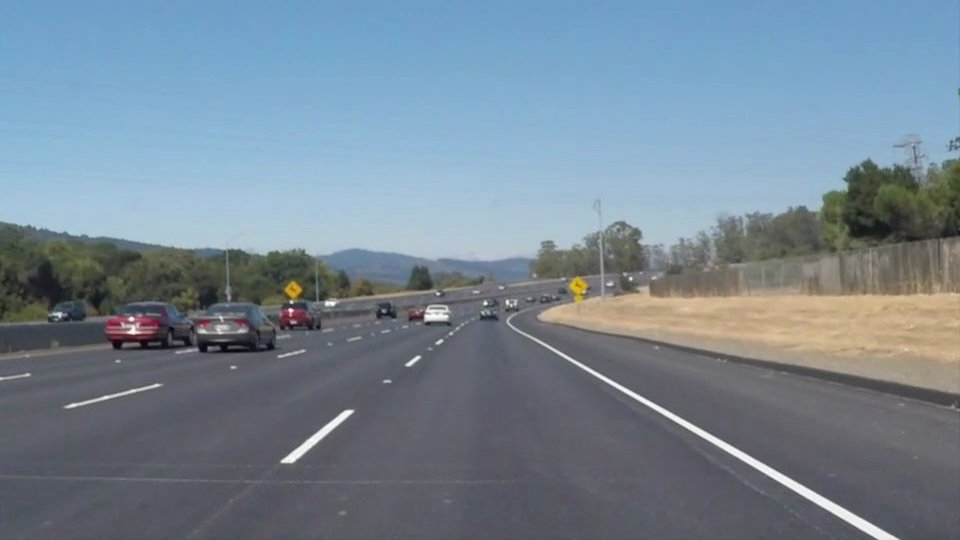
#> input picture CarND-LaneLines-P1/test_images/solidWhiteCurve.jpg, 960 x 540 px; its folder holds only this picture in this run
$ python debugP1.py
#> lines starting #> are read from the running program, lines starting #| are printed output that depends on the picture; after the words box and inside, x2 and y2 are one past the last pixel; in counts of white or black regions, pixels touching at a corner belong together
# %matplotlib inline
import matplotlib.pyplot as plt
import matplotlib.image as mpimg
import numpy as np
import cv2
import math
import os


# [7 lines left out: function grayscale, not called in this run]
    # COLOR_RGB2GRAY
    # Or use BGR2GRAY if you read an image with cv2.imread()
    # return cv2.cvtColor(img, cv2.COLOR_BGR2GRAY)


def canny(img, low_threshold, high_threshold):
    """Applies the Canny transform"""
    return cv2.Canny(img, low_threshold, high_threshold)


def gaussian_blur(img, kernel_size):
    """Applies a Gaussian Noise kernel"""
    return cv2.GaussianBlur(img, (kernel_size, kernel_size), 0)


def region_of_interest(img, vertices):
    """
    Applies an image mask.

    Only keeps the region of the image defined by the polygon
    formed from `vertices`. The rest of the image is set to black.
    `vertices` should be a numpy array of integer points.
    """
    # defining a blank mask to start with
    mask = np.zeros_like(img)

    # defining a 3 channel or 1 channel color to fill the mask with depending on the input image
    if len(img.shape) > 2:
        channel_count = img.shape[2]  # i.e. 3 or 4 depending on your image
        ignore_mask_color = (255,) * channel_count
    else:
        ignore_mask_color = 255

    # filling pixels inside the polygon defined by "vertices" with the fill color
    cv2.fillPoly(mask, vertices, ignore_mask_color)

    # returning the image only where mask pixels are nonzero
    masked_image = cv2.bitwise_and(img, mask)
    return masked_image


def draw_lines(img, lines, min_y, max_y, color=[255, 0, 0], thickness=10):
    """
    NOTE: this is the function you might want to use as a starting point once you want to
    average/extrapolate the line segments you detect to map out the full
    extent of the lane (going from the result shown in raw-lines-example.mp4
    to that shown in P1_example.mp4).

    Think about things like separating line segments by their
    slope ((y2-y1)/(x2-x1)) to decide which segments are part of the left
    line vs. the right line.  Then, you can average the position of each of
    the lines and extrapolate to the top and bottom of the lane.

    This function draws `lines` with `color` and `thickness`.
    Lines are drawn on the image inplace (mutates the image).
    If you want to make the lines semi-transparent, think about combining
    this function with the weighted_img() function below
    """
    slope_left, intercept_left, slope_right, intercept_right = avgLines(lines=lines)


    x11 = int((min_y - intercept_left)/slope_left)

    x12 = int((max_y - intercept_left) / slope_left)

    cv2.line(img, (x11, min_y), (x12, max_y), color, thickness)

    x21 = int((min_y - intercept_right) / slope_right)

    x22 = int((max_y - intercept_right) / slope_right)

    cv2.line(img, (x21, min_y), (x22, max_y), color, thickness)

    # for line in new_lines:
    #     for x1, y1, x2, y2 in line:
    #         # slope = abs((y2-y1)/(x2-x1))
    #         # if not slope < 0.05:
    #         cv2.line(img, (x1, y1), (x2, y2), color, thickness)


def hough_lines(img, rho, theta, threshold, min_line_len, max_line_gap, min_y, max_y):
    """
    `img` should be the output of a Canny transform.

    Returns an image with hough lines drawn.
    """
    lines = cv2.HoughLinesP(img, rho, theta, threshold, np.array([]), minLineLength=min_line_len,
                            maxLineGap=max_line_gap)
    line_img = np.zeros((img.shape[0], img.shape[1], 3), dtype=np.uint8)
    draw_lines(line_img, lines, min_y=min_y, max_y=max_y)
    return line_img


# Python 3 has support for cool math symbols.

def weighted_img(img, initial_img, α=0.8, β=1., γ=0.):
    """
    `img` is the output of the hough_lines(), An image with lines drawn on it.
    Should be a blank image (all black) with lines drawn on it.

    `initial_img` should be the image before any processing.

    The result image is computed as follows:

    initial_img * α + img * β + γ
    NOTE: initial_img and img must be the same shape!
    """
    return cv2.addWeighted(initial_img, α, img, β, γ)


# TODO: Build your pipeline that will draw lane lines on the test_images
# then save them to the test_images_output directory.
def getImage(imgName):
#> called with imgName = 'solidWhiteCurve.jpg'
    img = cv2.imread('test_images/' + imgName)
#> img is the input picture: shape (540, 960, 3); mean B, G, R 148.1, 134.5, 118.5
    return img


def selectLaneColor(img):
    # [7 lines of commented-out code are left out]

    mask1 = cv2.inRange(img, np.array([0, 200, 0]), np.array([255, 255,255]))
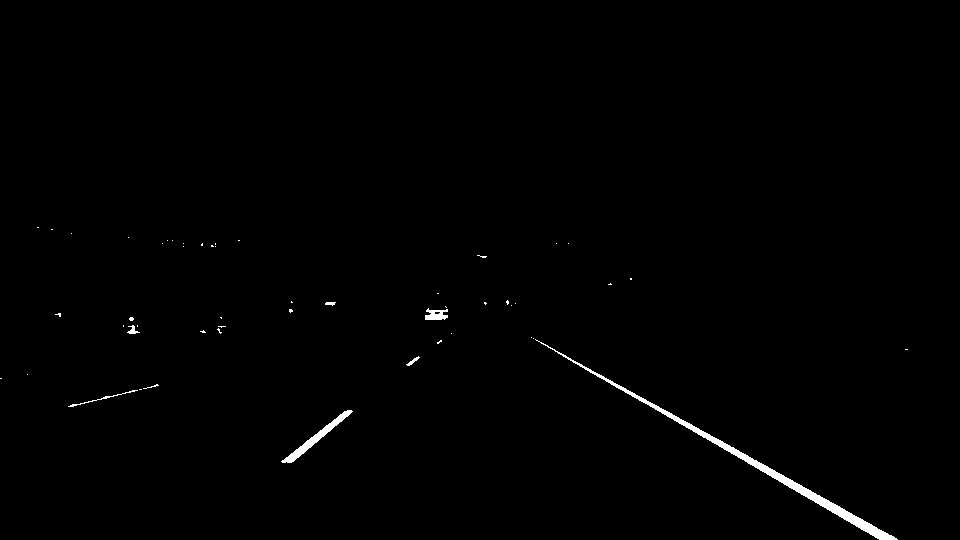
#> mask1: shape (540, 960); 0.67% white; 51 white regions (43 under 20 px), largest, box (x1, y1, x2, y2) and area: (535, 339, 898, 540) 2283, (281, 410, 353, 463) 571, (425, 308, 448, 320) 187

    ## mask of yellow (190, 190, 0) ~ (255, 255, 255)
    mask2 = cv2.inRange(img, np.array([10,   0, 100]), np.array([40, 255, 255]))
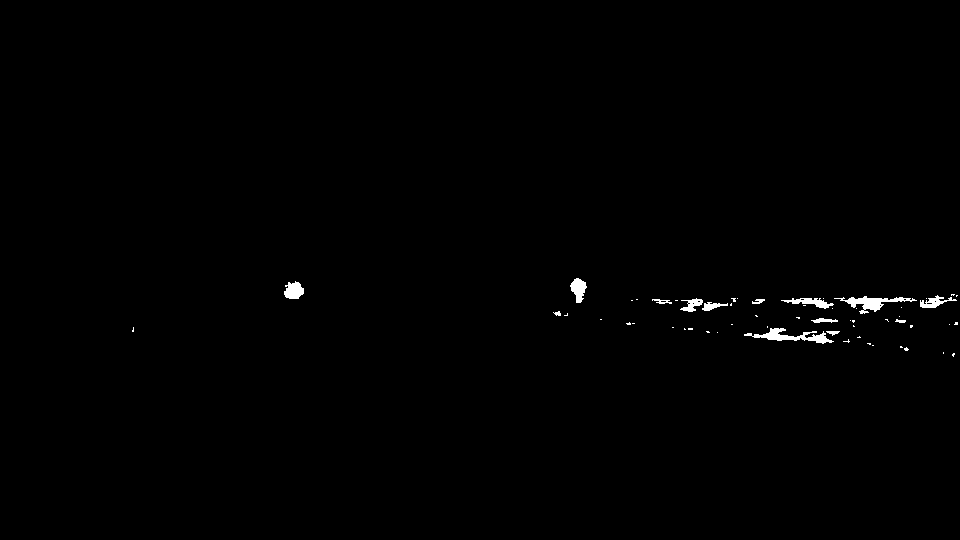
#> mask2: shape (540, 960); 0.53% white; 58 white regions (44 under 20 px), largest, box (x1, y1, x2, y2) and area: (744, 328, 834, 344) 530, (834, 296, 917, 314) 497, (284, 281, 304, 299) 263

    ## final mask and masked
    mask = cv2.bitwise_or(mask1, mask2)
#> mask: shape (540, 960); 1.2% white; 107 white regions (85 under 20 px), largest, box (x1, y1, x2, y2) and area: (535, 339, 898, 540) 2283, (281, 410, 353, 463) 571, (744, 328, 834, 344) 530
    target = cv2.bitwise_and(img, img, mask=mask)
#> target: shape (540, 960, 3); mean of channels 0, 1, 2 1.1, 2.4, 0.8
    # plt.imshow(target)
    return target

def avgLines(lines):
    left_slope = 0
    left_weights = 0
    left_intercept = 0
    right_slope = 0
    right_weights = 0
    right_intercept = 0
    for line in lines:
        for x1, y1, x2, y2 in line:
            if x2 == x1 and abs(slope) < 0.05:
                continue  # ignore a vertical line
            slope = (y2 - y1)*1.0 / (x2 - x1)
            intercept = y1 - slope * x1
            weight = np.sqrt((y2-y1)**2+(x2-x1)**2)
            if slope < 0:
                left_slope += slope*weight
                left_intercept += intercept*weight
                left_weights += weight
            else:
                right_slope += slope * weight
                right_intercept += intercept * weight
                right_weights += weight
    avg_slope_left = left_slope/left_weights
    avg_intercept_left = left_intercept/left_weights
    avg_intercept_right = right_intercept/right_weights
    avg_slope_right = right_slope/right_weights

    return avg_slope_left, avg_intercept_left, avg_slope_right, avg_intercept_right

def detectLanes(img):
    fig = plt.figure(figsize=(2, 2))

    # gray_img = grayscale(img)
    conv_img1 = cv2.cvtColor(img, cv2.COLOR_BGR2HLS_FULL)
    # conv_img2 = cv2.cvtColor(img, cv2.COLOR_RGB2HSV)
    masked_img = selectLaneColor(conv_img1)
    conv_img2 = cv2.cvtColor(masked_img, cv2.COLOR_HLS2RGB)
    conv_img3 = cv2.cvtColor(conv_img2, cv2.COLOR_RGB2GRAY)
    kernel_size = 7  # Must be an odd number (3, 5, 7...)
    blur_gray = gaussian_blur(conv_img3, kernel_size)
    canny_img = canny(blur_gray, 50, 150)

    imshape = img.shape
    vertices = np.array([[(50, imshape[0]),
                          ((imshape[1] - 100) / 2, (imshape[0] + 100) / 2),
                          ((imshape[1] + 100) / 2, (imshape[0] + 100) / 2),
                          (imshape[1] - 50, imshape[0])]],
                        dtype=np.int32)

    # canny_img1 = h.canny(blur_gray, 50, 150)

    fig.add_subplot(2, 2, 1)
    plt.imshow(conv_img1)

    fig.add_subplot(2, 2, 2)
    plt.imshow(masked_img, cmap='Greys_r')

    fig.add_subplot(2, 2, 3)
    plt.imshow(canny_img, cmap='Greys_r')

    v = vertices[0]
    x = [v[0][0], v[1][0], v[2][0], v[3][0]]
    y = [v[0][1], v[1][1], v[2][1], v[3][1]]
    plt.plot(x, y, 'b--', lw=4)

    masked_edges = region_of_interest(canny_img, vertices=vertices)
#> in region_of_interest, `cv2.fillPoly(mask, vertices, ignore_mask_color)`:
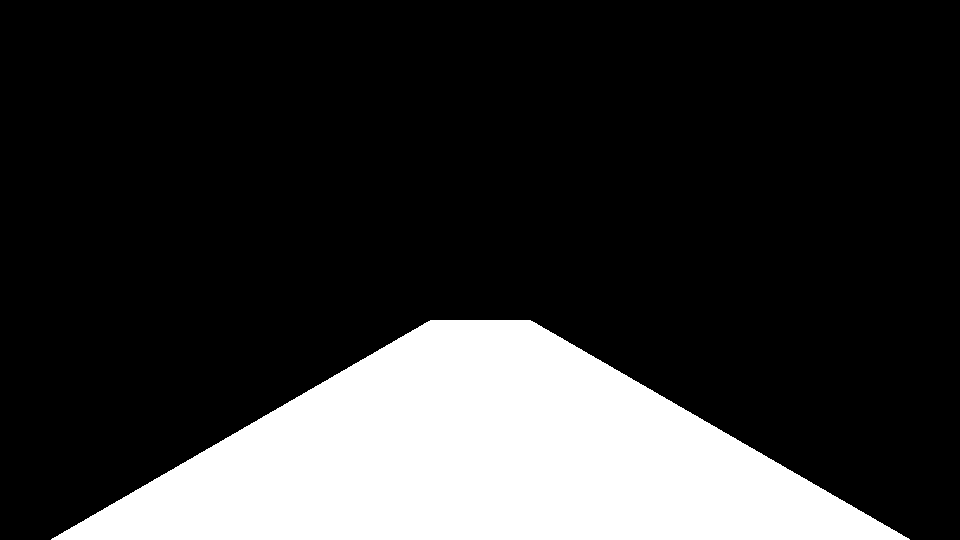
#> mask: shape (540, 960); 20.4% white; 1 white region, box (x1, y1, x2, y2) and area: (51, 320, 910, 540) 105760
#> in region_of_interest, `masked_image = cv2.bitwise_and(img, mask)`:
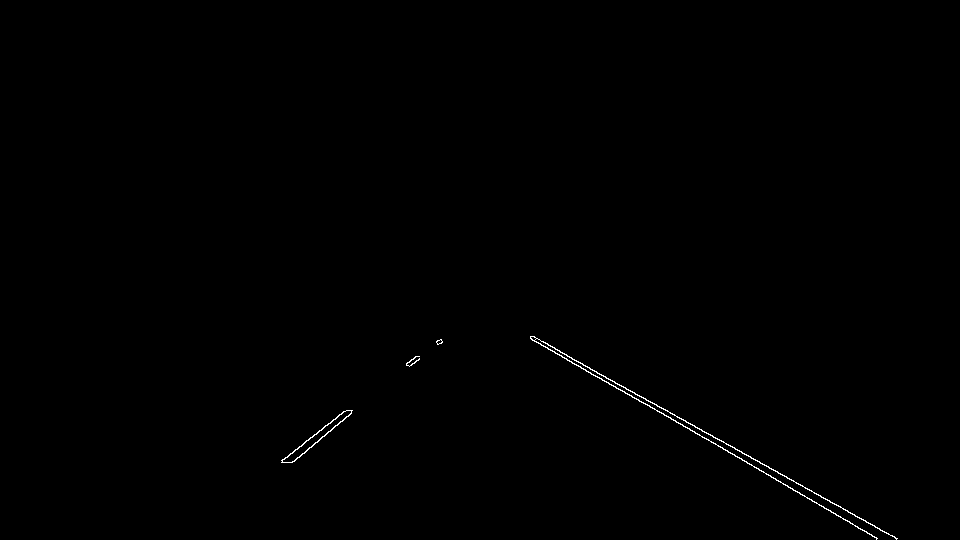
#> masked_image: shape (540, 960); 0.27% white in thin lines or dots, all inside (x1, y1, x2, y2) = (281, 336, 898, 540)

    rho = 1
    theta = np.pi / 180
    threshold = 30
    min_line_length = 10
    max_line_gap = 10
    line_image = hough_lines(img=masked_edges, rho=rho, theta=theta, threshold=threshold, min_line_len=min_line_length,
                             max_line_gap=max_line_gap, min_y=int((imshape[0] + 200) / 2), max_y=imshape[0])
#> in hough_lines, `lines = cv2.HoughLinesP(img, rho, theta, threshold, np.array([]), minL..`: lines = [[599, 377, 852, 523], [532, 336, 897, 538], [747, 463, 877, 538], [530, 337, 602, 380], [282, 460, 346, 410], [294, 461, 352, 410], [560, 352, 895, 538], [561, 355, 639, 401], [291, 462, 315, 442], [313, 445, 351, 413], [305, 441, 344, 411]]
#> the loop in avgLines, `for line in lines:` made 11 passes
#> after the loop in avgLines, `for line in lines:`: left_intercept = 201276.4; left_slope = -237.1; left_weights = 288.6; right_intercept = 50948.4; right_slope = 802.3; right_weights = 1416.9
#> in avgLines, `avg_slope_left = left_slope/left_weights`: avg_slope_left = -0.822
#> in avgLines, `avg_intercept_left = left_intercept/left_weights`: avg_intercept_left = 697.5
#> in avgLines, `avg_intercept_right = right_intercept/right_weights`: avg_intercept_right = 35.96
#> in avgLines, `avg_slope_right = right_slope/right_weights`: avg_slope_right = 0.566
#> in draw_lines, `slope_left, intercept_left, slope_right, intercept_right = avgLines(li..`: slope_left = -0.822; intercept_left = 697.5; slope_right = 0.566; intercept_right = 35.96
#> in draw_lines, `x11 = int((min_y - intercept_left)/slope_left)`: x11 = 398
#> in draw_lines, `x12 = int((max_y - intercept_left) / slope_left)`: x12 = 191
#> in draw_lines, `x21 = int((min_y - intercept_right) / slope_right)`: x21 = 589
#> in draw_lines, `x22 = int((max_y - intercept_right) / slope_right)`: x22 = 890
#> in draw_lines, `cv2.line(img, (x21, min_y), (x22, max_y), color, thickness)`:
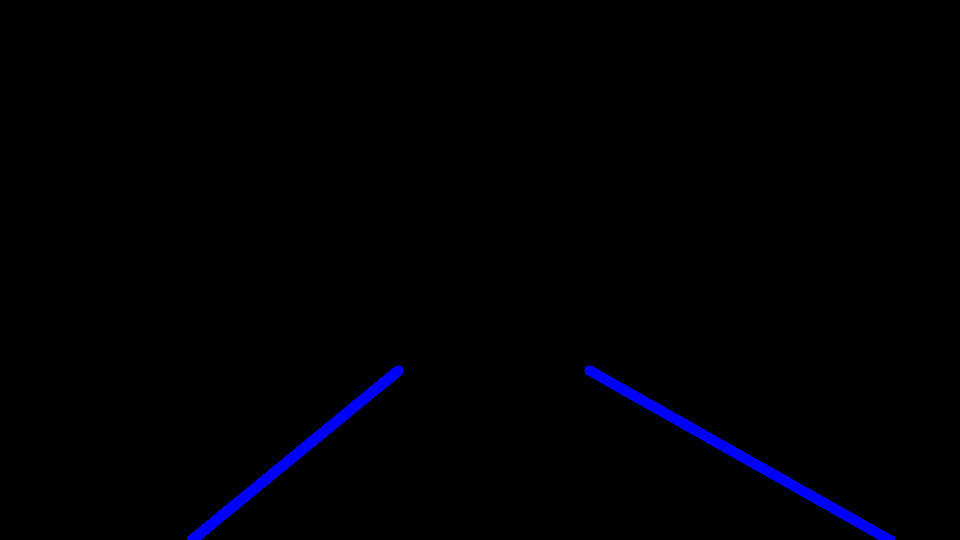
#> img: shape (540, 960, 3); mean of channels 0, 1, 2 3.2, 0, 0; drawn as B, G, R

    # Draw the lines on the edge image
    combo = weighted_img(img=line_image, initial_img=img)
#> in weighted_img, `return cv2.addWeighted(initial_img, α, img, β, γ)`:
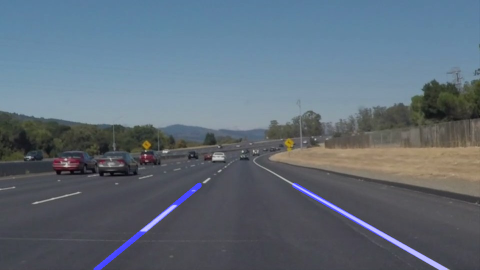
#> returned value: shape (540, 960, 3) (shown at 1/2 size); mean of channels 0, 1, 2 120, 107.6, 94.8; drawn as B, G, R

    fig.add_subplot(2, 2, 4)
    plt.imshow(combo)
    plt.show()
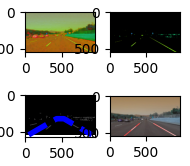
#> figure drawn by matplotlib, 4 panels
    return combo

test_images = os.listdir("test_images/")

for i, imgName in enumerate(test_images):
    if imgName != ".DS_Store":
        img = getImage(imgName)
        img1 = detectLanes(img)
        # plt.imshow(img1)
        cv2.imwrite('test_images_output/' + imgName, img1)

$ run again, on CarND-LaneLines-P1/test_images/solidYellowLeft.jpg
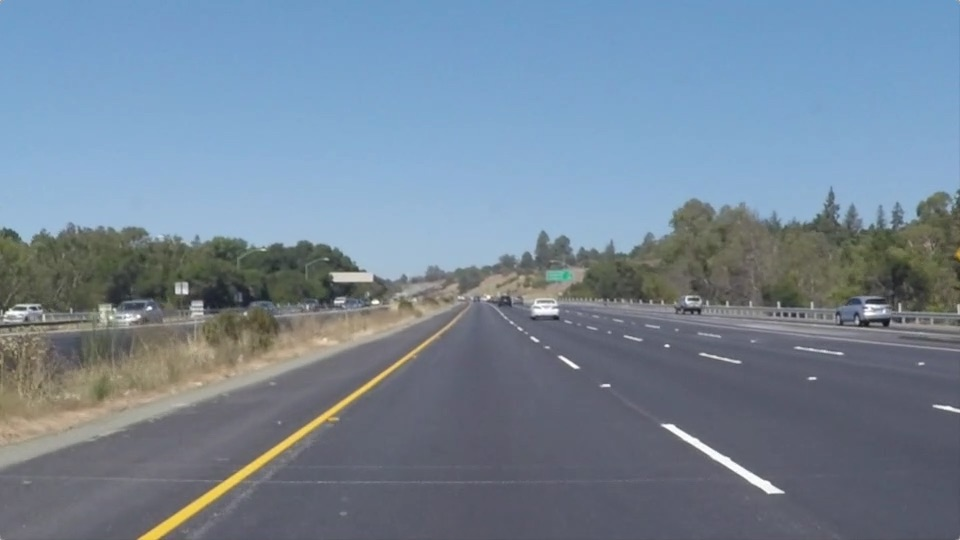
#> input picture CarND-LaneLines-P1/test_images/solidYellowLeft.jpg, 960 x 540 px
#> in getImage, img is the input picture: shape (540, 960, 3); mean B, G, R 150.8, 133.6, 116.5
#> conv_img1: shape (540, 960, 3); mean of channels 0, 1, 2 134.2, 133.7, 61.3
#> in selectLaneColor, `mask1 = cv2.inRange(img, np.array([0, 200, 0]), np.array([255, 255,255..`:
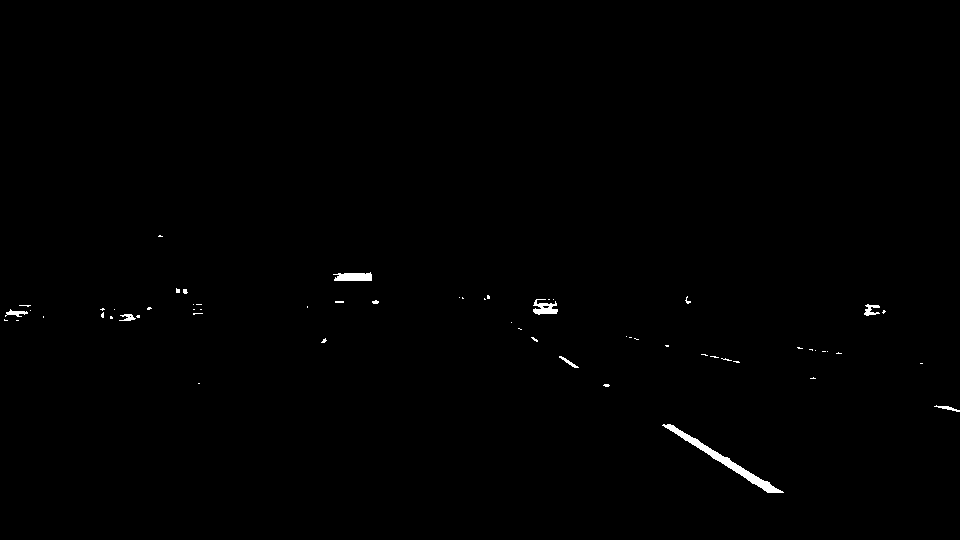
#> mask1: shape (540, 960); 0.43% white; 60 white regions (50 under 20 px), largest, box (x1, y1, x2, y2) and area: (662, 424, 784, 493) 927, (333, 272, 372, 281) 286, (533, 299, 558, 315) 233
#> mask2: shape (540, 960); 0.44% white; 5 white regions (3 under 20 px), largest, box (x1, y1, x2, y2) and area: (139, 351, 416, 540) 2200, (955, 253, 960, 262) 28
#> target: shape (540, 960, 3); mean of channels 0, 1, 2 0.7, 1.7, 1
#> masked_image: shape (540, 960); 0.27% white in thin lines or dots, all inside (x1, y1, x2, y2) = (140, 327, 783, 540)
#> lines = 13 rows, first 6: [140, 537, 374, 379], [159, 539, 426, 345], [674, 425, 782, 492], [662, 426, 768, 492], [213, 500, 414, 354], [160, 537, 254, 469]
#> the loop in avgLines, `for line in lines:` made 13 passes
#> after the loop in avgLines, `for line in lines:`: left_intercept = 875601.1; left_slope = -956.5; left_weights = 1359.6; right_intercept = 3527.3; right_slope = 304.3; right_weights = 487
#> avg_slope_left = -0.704
#> avg_intercept_left = 644
#> avg_intercept_right = 7.24
#> avg_slope_right = 0.625
#> slope_left = -0.704; intercept_left = 644; slope_right = 0.625; intercept_right = 7.24
#> x11 = 389
#> x12 = 147
#> x21 = 580
#> x22 = 852
#> in detectLanes, `plt.show()`:
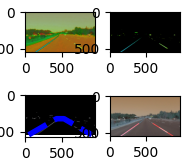
#> figure drawn by matplotlib, 4 panels
